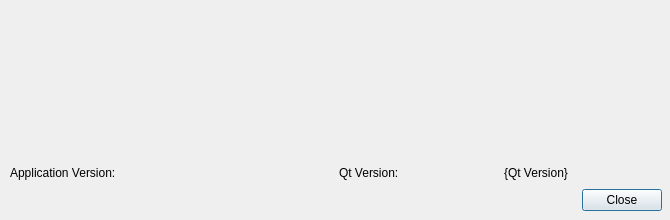
<?xml version="1.0" encoding="UTF-8"?>
<ui version="4.0">
 <class>AboutDialog</class>
 <widget class="QDialog" name="AboutDialog">
  <property name="geometry">
   <rect>
    <x>0</x>
    <y>0</y>
    <width>670</width>
    <height>220</height>
   </rect>
  </property>
  <property name="minimumSize">
   <size>
    <width>670</width>
    <height>220</height>
   </size>
  </property>
  <property name="maximumSize">
   <size>
    <width>670</width>
    <height>220</height>
   </size>
  </property>
  <property name="windowTitle">
   <string>Dialog</string>
  </property>
  <widget class="QWidget" name="">
   <property name="geometry">
    <rect>
     <x>10</x>
     <y>10</y>
     <width>652</width>
     <height>201</height>
    </rect>
   </property>
   <layout class="QVBoxLayout" name="verticalLayout">
    <item>
     <widget class="QLabel" name="lblHeader">
      <property name="minimumSize">
       <size>
        <width>650</width>
        <height>120</height>
       </size>
      </property>
      <property name="maximumSize">
       <size>
        <width>650</width>
        <height>120</height>
       </size>
      </property>
      <property name="text">
       <string/>
      </property>
      <property name="pixmap">
       <pixmap resource="core.qrc">:/resources/banner.jpg</pixmap>
      </property>
     </widget>
    </item>
    <item>
     <widget class="QLabel" name="lblApplicationLine">
      <property name="text">
       <string>&lt;Application Line&gt;</string>
      </property>
     </widget>
    </item>
    <item>
     <layout class="QHBoxLayout" name="horizontalLayout">
      <item>
       <widget class="QLabel" name="lblTAppVersion">
        <property name="text">
         <string>Application Version:</string>
        </property>
       </widget>
      </item>
      <item>
       <widget class="QLabel" name="lblAppVersion">
        <property name="text">
         <string>&lt;App Version&gt;</string>
        </property>
       </widget>
      </item>
      <item>
       <widget class="QLabel" name="lblTQtVersion">
        <property name="text">
         <string>Qt Version:</string>
        </property>
       </widget>
      </item>
      <item>
       <widget class="QLabel" name="lblQtVersion">
        <property name="text">
         <string>{Qt Version}</string>
        </property>
       </widget>
      </item>
     </layout>
    </item>
    <item>
     <widget class="QDialogButtonBox" name="buttonBox">
      <property name="orientation">
       <enum>Qt::Horizontal</enum>
      </property>
      <property name="standardButtons">
       <set>QDialogButtonBox::Close</set>
      </property>
     </widget>
    </item>
   </layout>
  </widget>
 </widget>
 <resources>
  <include location="core.qrc"/>
 </resources>
 <connections>
  <connection>
   <sender>buttonBox</sender>
   <signal>accepted()</signal>
   <receiver>AboutDialog</receiver>
   <slot>accept()</slot>
   <hints>
    <hint type="sourcelabel">
     <x>229</x>
     <y>199</y>
    </hint>
    <hint type="destinationlabel">
     <x>157</x>
     <y>219</y>
    </hint>
   </hints>
  </connection>
  <connection>
   <sender>buttonBox</sender>
   <signal>rejected()</signal>
   <receiver>AboutDialog</receiver>
   <slot>reject()</slot>
   <hints>
    <hint type="sourcelabel">
     <x>297</x>
     <y>205</y>
    </hint>
    <hint type="destinationlabel">
     <x>286</x>
     <y>219</y>
    </hint>
   </hints>
  </connection>
 </connections>
</ui>
